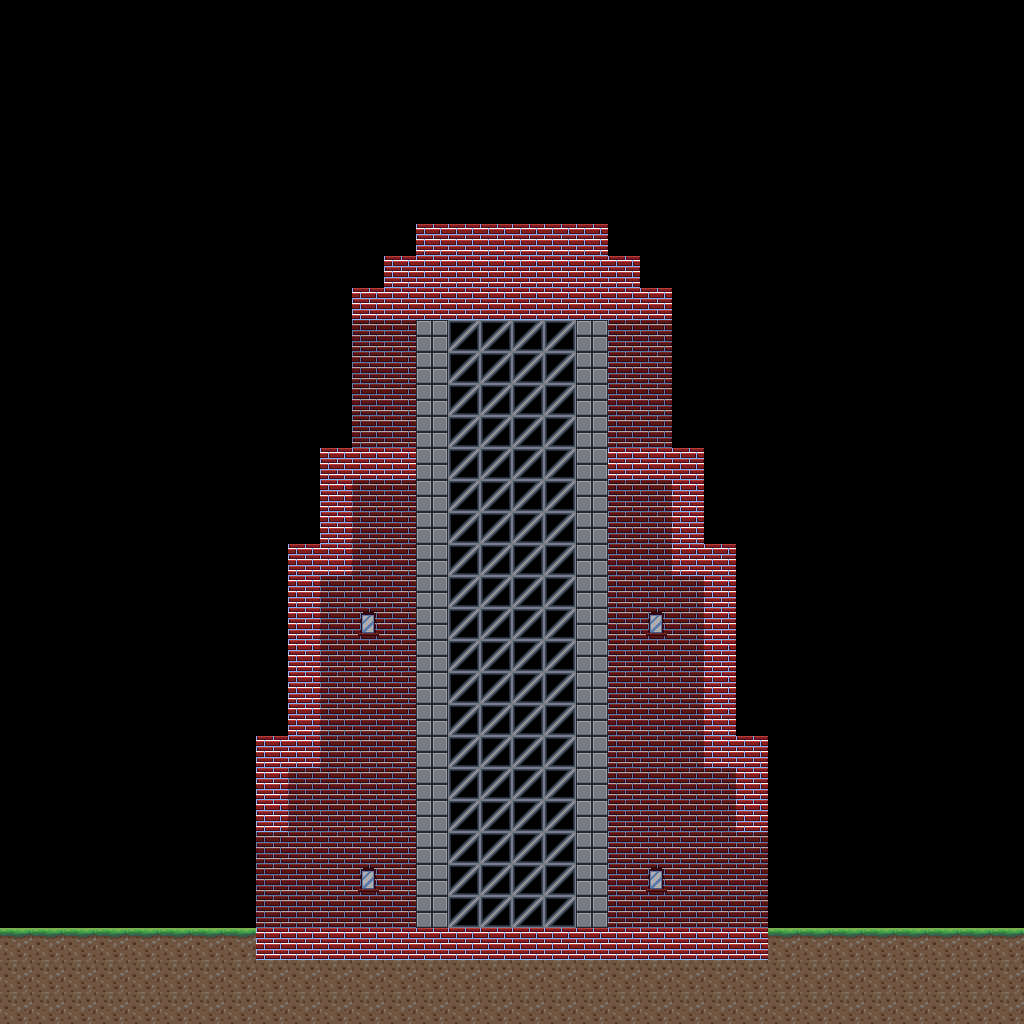

The image is a tile-based game level rendered from a .tmx file. Its description and complete source (layers, tilesets, objects, tile grids) follow:
An orthogonal 32x32 tile map with 32x32 px tiles, 1 tile layer (Tile Layer 1).

<map version="1.9" tiledversion="1.9.0" orientation="orthogonal" renderorder="right-down" width="32" height="32" tilewidth="32" tileheight="32" infinite="0" nextlayerid="2" nextobjectid="1">
 <tileset firstgid="1" source="blocksnormal.tsx" />
 <layer id="1" name="Tile Layer 1" width="32" height="32">
  <data encoding="csv">
0,0,0,0,0,0,0,0,0,0,0,0,0,0,0,0,0,0,0,0,0,0,0,0,0,0,0,0,0,0,0,0,
0,0,0,0,0,0,0,0,0,0,0,0,0,0,0,0,0,0,0,0,0,0,0,0,0,0,0,0,0,0,0,0,
0,0,0,0,0,0,0,0,0,0,0,0,0,0,0,0,0,0,0,0,0,0,0,0,0,0,0,0,0,0,0,0,
0,0,0,0,0,0,0,0,0,0,0,0,0,0,0,0,0,0,0,0,0,0,0,0,0,0,0,0,0,0,0,0,
0,0,0,0,0,0,0,0,0,0,0,0,0,0,0,0,0,0,0,0,0,0,0,0,0,0,0,0,0,0,0,0,
0,0,0,0,0,0,0,0,0,0,0,0,0,0,0,0,0,0,0,0,0,0,0,0,0,0,0,0,0,0,0,0,
0,0,0,0,0,0,0,0,0,0,0,0,0,0,0,0,0,0,0,0,0,0,0,0,0,0,0,0,0,0,0,0,
0,0,0,0,0,0,0,0,0,0,0,0,0,2,2,2,2,2,2,0,0,0,0,0,0,0,0,0,0,0,0,0,
0,0,0,0,0,0,0,0,0,0,0,0,2,2,2,2,2,2,2,2,0,0,0,0,0,0,0,0,0,0,0,0,
0,0,0,0,0,0,0,0,0,0,0,2,2,2,2,2,2,2,2,2,2,0,0,0,0,0,0,0,0,0,0,0,
0,0,0,0,0,0,0,0,0,0,0,13,13,18,19,19,19,19,18,13,13,0,0,0,0,0,0,0,0,0,0,0,
0,0,0,0,0,0,0,0,0,0,0,13,13,18,19,19,19,19,18,13,13,0,0,0,0,0,0,0,0,0,0,0,
0,0,0,0,0,0,0,0,0,0,0,13,13,18,19,19,19,19,18,13,13,0,0,0,0,0,0,0,0,0,0,0,
0,0,0,0,0,0,0,0,0,0,0,13,13,18,19,19,19,19,18,13,13,0,0,0,0,0,0,0,0,0,0,0,
0,0,0,0,0,0,0,0,0,0,2,2,2,18,19,19,19,19,18,2,2,2,0,0,0,0,0,0,0,0,0,0,
0,0,0,0,0,0,0,0,0,0,2,13,13,18,19,19,19,19,18,13,13,2,0,0,0,0,0,0,0,0,0,0,
0,0,0,0,0,0,0,0,0,0,2,13,13,18,19,19,19,19,18,13,13,2,0,0,0,0,0,0,0,0,0,0,
0,0,0,0,0,0,0,0,0,2,2,13,13,18,19,19,19,19,18,13,13,2,2,0,0,0,0,0,0,0,0,0,
0,0,0,0,0,0,0,0,0,2,13,13,13,18,19,19,19,19,18,13,13,13,2,0,0,0,0,0,0,0,0,0,
0,0,0,0,0,0,0,0,0,2,13,15,13,18,19,19,19,19,18,13,15,13,2,0,0,0,0,0,0,0,0,0,
0,0,0,0,0,0,0,0,0,2,13,13,13,18,19,19,19,19,18,13,13,13,2,0,0,0,0,0,0,0,0,0,
0,0,0,0,0,0,0,0,0,2,13,13,13,18,19,19,19,19,18,13,13,13,2,0,0,0,0,0,0,0,0,0,
0,0,0,0,0,0,0,0,0,2,13,13,13,18,19,19,19,19,18,13,13,13,2,0,0,0,0,0,0,0,0,0,
0,0,0,0,0,0,0,0,2,2,13,13,13,18,19,19,19,19,18,13,13,13,2,2,0,0,0,0,0,0,0,0,
0,0,0,0,0,0,0,0,2,13,13,13,13,18,19,19,19,19,18,13,13,13,13,2,0,0,0,0,0,0,0,0,
0,0,0,0,0,0,0,0,2,13,13,13,13,18,19,19,19,19,18,13,13,13,13,2,0,0,0,0,0,0,0,0,
0,0,0,0,0,0,0,0,13,13,13,13,13,18,19,19,19,19,18,13,13,13,13,13,0,0,0,0,0,0,0,0,
0,0,0,0,0,0,0,0,13,13,13,15,13,18,19,19,19,19,18,13,15,13,13,13,0,0,0,0,0,0,0,0,
0,0,0,0,0,0,0,0,13,13,13,13,13,18,19,19,19,19,18,13,13,13,13,13,0,0,0,0,0,0,0,0,
11,11,11,11,11,11,11,11,2,2,2,2,2,2,2,2,2,2,2,2,2,2,2,2,11,11,11,11,11,11,11,11,
9,9,9,9,9,9,9,9,9,9,9,9,9,9,9,9,9,9,9,9,9,9,9,9,9,9,9,9,9,9,9,9,
9,9,9,9,9,9,9,9,9,9,9,9,9,9,9,9,9,9,9,9,9,9,9,9,9,9,9,9,9,9,9,9
</data>
 </layer>
</map>